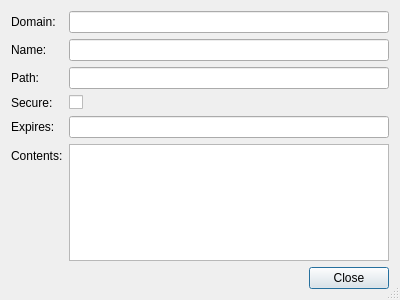
<?xml version="1.0" encoding="UTF-8"?>
<ui version="4.0">
 <class>CookieDetailsDialog</class>
 <widget class="QDialog" name="CookieDetailsDialog">
  <property name="geometry">
   <rect>
    <x>0</x>
    <y>0</y>
    <width>400</width>
    <height>300</height>
   </rect>
  </property>
  <property name="windowTitle">
   <string>Cookie Details</string>
  </property>
  <property name="sizeGripEnabled">
   <bool>true</bool>
  </property>
  <layout class="QVBoxLayout" name="verticalLayout">
   <item>
    <layout class="QFormLayout" name="formLayout">
     <item row="0" column="0">
      <widget class="QLabel" name="label">
       <property name="text">
        <string>Domain:</string>
       </property>
      </widget>
     </item>
     <item row="0" column="1">
      <widget class="QLineEdit" name="domainEdit">
       <property name="readOnly">
        <bool>true</bool>
       </property>
      </widget>
     </item>
     <item row="1" column="0">
      <widget class="QLabel" name="label_2">
       <property name="text">
        <string>Name:</string>
       </property>
      </widget>
     </item>
     <item row="1" column="1">
      <widget class="QLineEdit" name="nameEdit">
       <property name="readOnly">
        <bool>true</bool>
       </property>
      </widget>
     </item>
     <item row="2" column="0">
      <widget class="QLabel" name="label_3">
       <property name="text">
        <string>Path:</string>
       </property>
      </widget>
     </item>
     <item row="2" column="1">
      <widget class="QLineEdit" name="pathEdit">
       <property name="readOnly">
        <bool>true</bool>
       </property>
      </widget>
     </item>
     <item row="3" column="0">
      <widget class="QLabel" name="label_6">
       <property name="text">
        <string>Secure:</string>
       </property>
      </widget>
     </item>
     <item row="3" column="1">
      <widget class="QCheckBox" name="secureCheckBox">
       <property name="text">
        <string/>
       </property>
       <property name="checkable">
        <bool>false</bool>
       </property>
      </widget>
     </item>
     <item row="4" column="0">
      <widget class="QLabel" name="label_4">
       <property name="text">
        <string>Expires:</string>
       </property>
      </widget>
     </item>
     <item row="4" column="1">
      <widget class="QLineEdit" name="expirationEdit">
       <property name="readOnly">
        <bool>true</bool>
       </property>
      </widget>
     </item>
     <item row="5" column="0">
      <widget class="QLabel" name="label_5">
       <property name="text">
        <string>Contents:</string>
       </property>
      </widget>
     </item>
     <item row="5" column="1">
      <widget class="QPlainTextEdit" name="valueEdit">
       <property name="readOnly">
        <bool>true</bool>
       </property>
      </widget>
     </item>
    </layout>
   </item>
   <item>
    <widget class="QDialogButtonBox" name="buttonBox">
     <property name="orientation">
      <enum>Qt::Horizontal</enum>
     </property>
     <property name="standardButtons">
      <set>QDialogButtonBox::Close</set>
     </property>
    </widget>
   </item>
  </layout>
 </widget>
 <tabstops>
  <tabstop>domainEdit</tabstop>
  <tabstop>nameEdit</tabstop>
  <tabstop>pathEdit</tabstop>
  <tabstop>secureCheckBox</tabstop>
  <tabstop>expirationEdit</tabstop>
  <tabstop>valueEdit</tabstop>
  <tabstop>buttonBox</tabstop>
 </tabstops>
 <resources/>
 <connections>
  <connection>
   <sender>buttonBox</sender>
   <signal>accepted()</signal>
   <receiver>CookieDetailsDialog</receiver>
   <slot>accept()</slot>
   <hints>
    <hint type="sourcelabel">
     <x>248</x>
     <y>254</y>
    </hint>
    <hint type="destinationlabel">
     <x>157</x>
     <y>274</y>
    </hint>
   </hints>
  </connection>
  <connection>
   <sender>buttonBox</sender>
   <signal>rejected()</signal>
   <receiver>CookieDetailsDialog</receiver>
   <slot>reject()</slot>
   <hints>
    <hint type="sourcelabel">
     <x>316</x>
     <y>260</y>
    </hint>
    <hint type="destinationlabel">
     <x>286</x>
     <y>274</y>
    </hint>
   </hints>
  </connection>
 </connections>
</ui>
